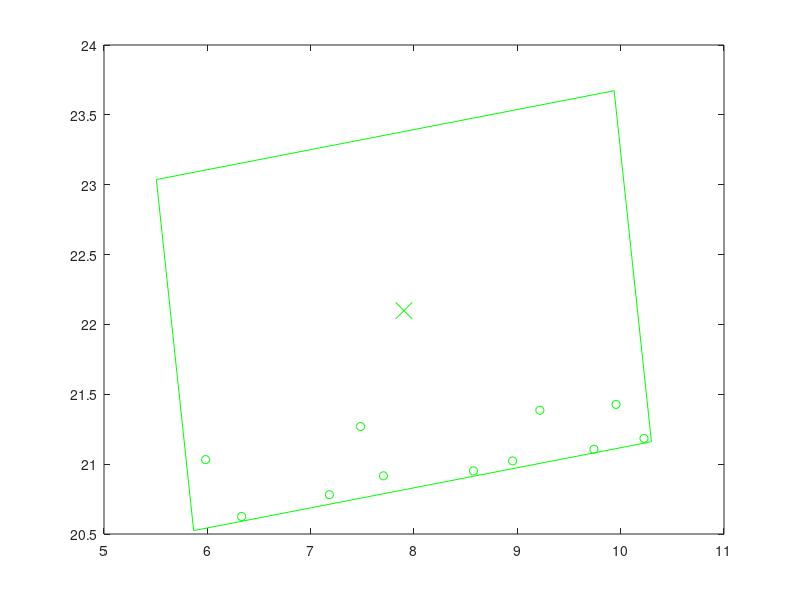

MATLAB code to generate this figure: (Note: this script raises an error after producing the figure.)
close all;
figure;
Targets_x = [5.982727307898373,6.331768156558033,7.181134550632348,7.482902505523959,7.704485237861957,8.575470157884387,8.954094896111089,9.218260437754378,9.741296273588938,9.955837751412188,10.225801492351119,];
Targets_y = [
21.032438417496607,20.625288839193267,20.781406735977786,21.2691627083545,20.916364073776013,20.95165620713428,21.0231032477121,21.385805433881494,21.106195752223684,21.427586804568406,21.184295590777875,];
center_x = [7.902286360389227];
center_y = [22.09858297840011];
image_corners_x = [9.936954757334561,5.506968446292532,5.867617963443893,10.297604274485922,9.936954757334561];
image_corners_y = [23.6726954217616,23.03675010651803,20.52447053503862,21.160415850282188,23.6726954217616];
plot(Targets_x, Targets_y,'go',image_corners_x,image_corners_y,'g');
hold on;
plot(center_x,center_y,'gx','MarkerSize',12)
labs1 = ['C1'];
labelpoints(center_x,center_y,labs1,'NE',0.3,1)
axis equal;
axis tight;
hold on;

Targets2_x = [9.551364016889476,9.310682885224772,9.564120330401655,8.88647569452072,8.586905770119355,8.214071861447936,8.53133110027886,8.059739234312273,7.304764473299566,7.457169836904325,7.6293847382702085,6.981184206948142,6.610836036353584,5.928682210774016,6.18460539402776,5.471735446614167,5.413347415568937,]
Targets2_y = [
20.72750580017552,20.465377598729244,20.170682962390728,20.833182318392424,20.57172860082007,20.543710414481744,20.10478058787933,20.459674509466005,21.052802299876873,20.707543528706864,20.49958273287979,20.70492312730279,20.554598928174325,21.162737918756157,20.745737269627508,21.49115499793409,21.091805771617583,]
center2_x = [7.534403190326299]
center2_y = [20.11589995298999]
image_corners2_x = [9.869348837569543,5.409266764398624,5.199457543083055,9.659539616253973,9.869348837569543]
image_corners2_y = [21.195591711916304,21.56555530550276,19.036208194063676,18.66624460047722,21.195591711916304];
plot(Targets2_x, Targets2_y,'ro',image_corners2_x,image_corners2_y,'r');
hold on;
plot(center2_x,center2_y,'rx','MarkerSize',12)
labs1 = ['C2'];
labelpoints(center2_x,center2_y,labs1,'NE',0.3,1)

axis equal;
axis tight;

set(gca,'XTickLabel',[0.5 1.25 2.5 3.75 5] );
set(gca,'YTickLabel',[0.5 1 1.5 2 2.5 3 3.5 4 4.5 5] );